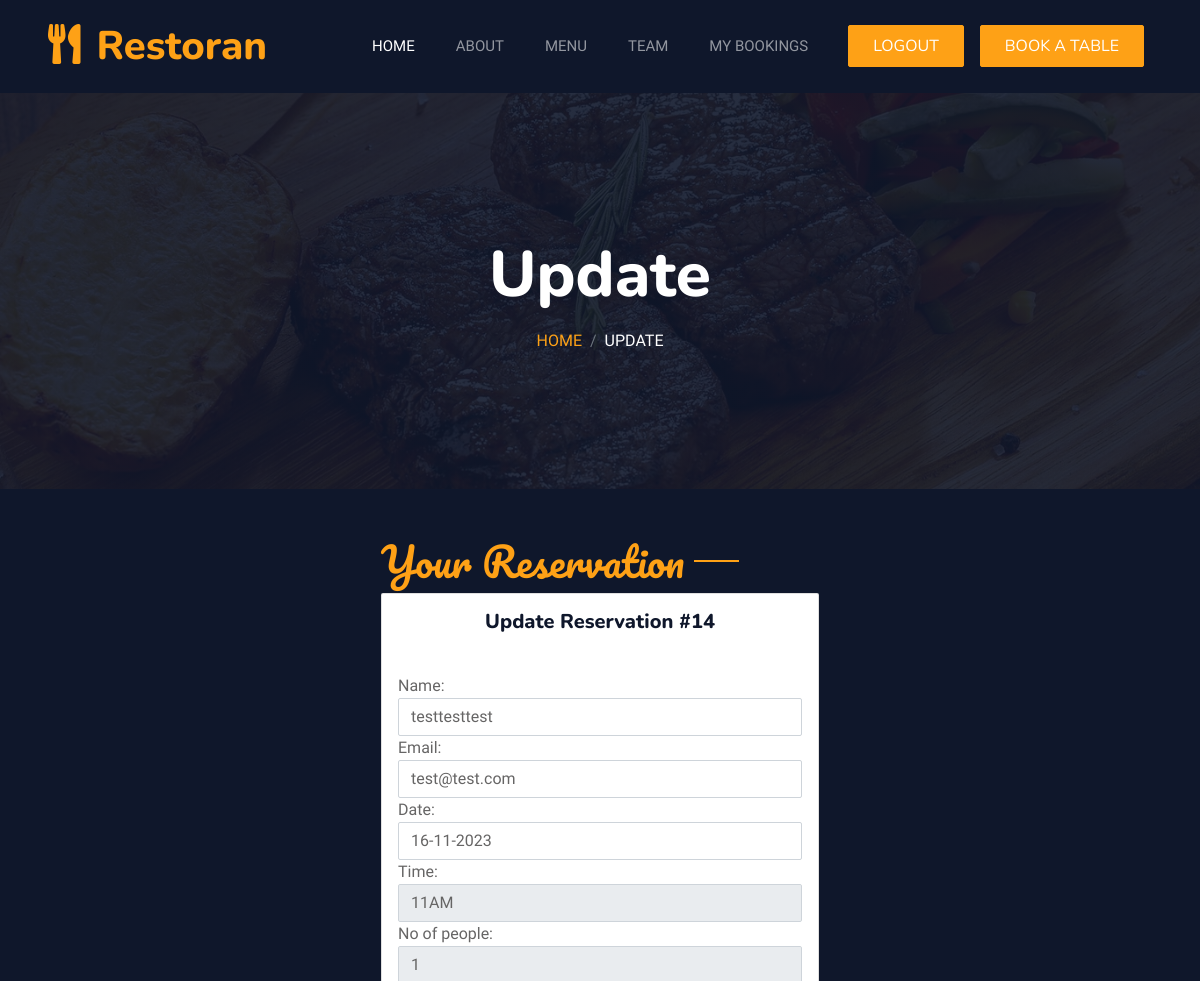
/profile/update_list/14/ (signed in, upper part), run on an earlier commit of the app's database.
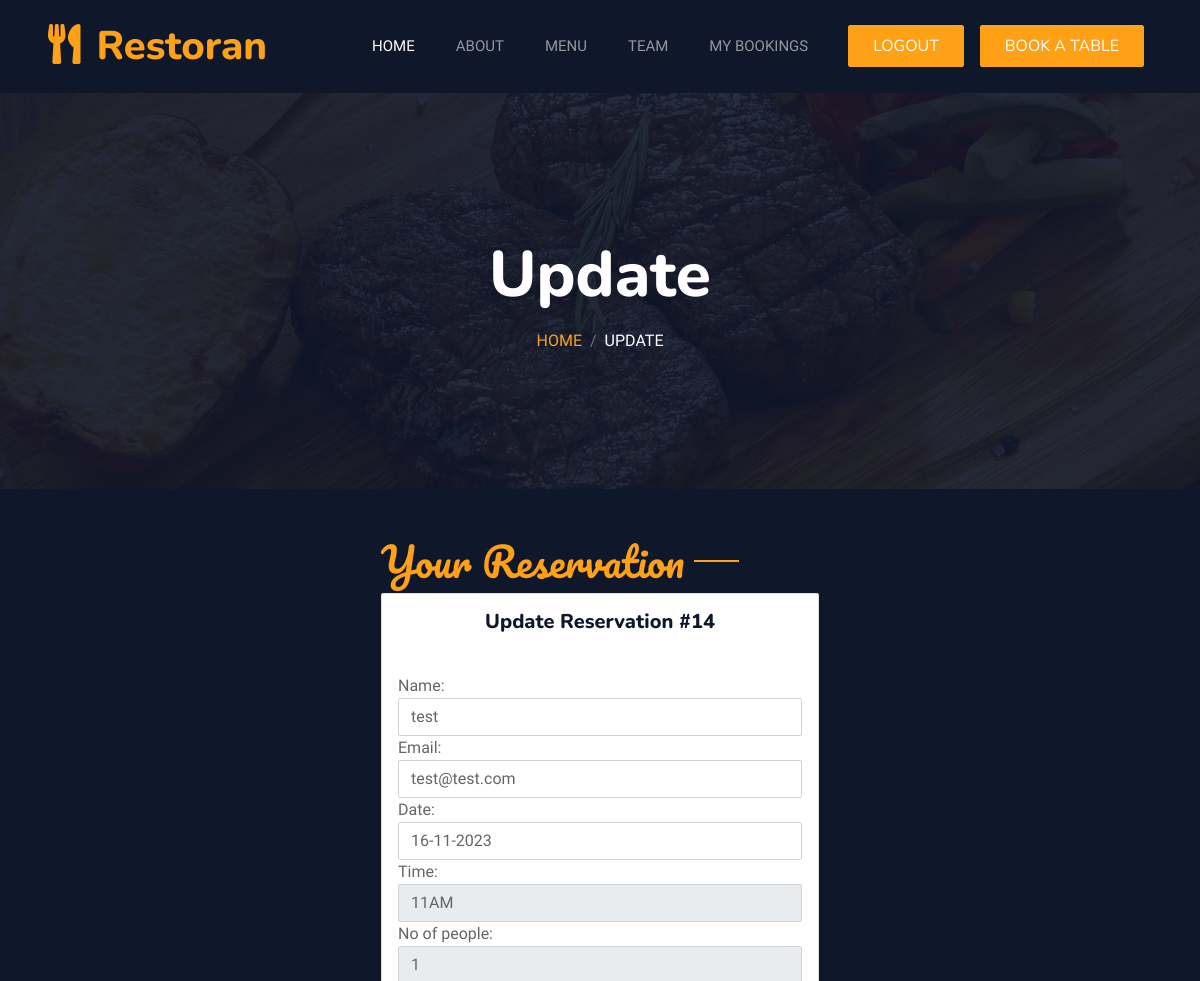
And on a later commit of the database.
### profiles/models.py (models this page shows, shortened)
class Reservation(models.Model):
    user = models.ForeignKey(User, on_delete=models.CASCADE)
    name = models.CharField(max_length=255)
    email = models.EmailField()
    date = models.DateField()
    time = models.IntegerField(choices=[
        (9, '9AM'),
        (10, '10AM'),
        (11, '11AM'),
        (12, '12M'),
        (13, '1PM'),
        (14, '2PM'),
        (15, '3PM'),
        (16, '4PM'),
        (17, '5PM'),
        (18, '6PM'),
    ])
    no_of_people = models.IntegerField(choices=[
        (1, '1'),
        (2, '2'),
        (3, '3'),
        (4, '4'),
        (5, '5'),
    ])
    special_request = models.TextField(blank=True)

### profiles/views.py (the view)
# urls.py: path('update_list/<id>/', views.update_list, name='update_list'),
def update_list(request, id):
    reservation = get_object_or_404(Reservation, pk=id)
    form = ReservationForm(request.POST or None, instance=reservation)
    if request.method == 'POST':
        if form.is_valid():
            form.save()
            return redirect('reservation_list')
    return render(request, 'update_reservation.html',
                  {'reservation': reservation,
                   'form': form})

### profiles/forms.py
class ReservationForm(forms.ModelForm):
    date = forms.DateField(
        input_formats=settings.DATE_INPUT_FORMATS,
        help_text="Enter the date in dd-mm-yyyy format"
    )
    class Meta:
        model = Reservation
        fields = ['name', 'email', 'date', 'time',
                  'no_of_people', 'special_request']
    def __init__(self, *args, **kwargs):
        super().__init__(*args, **kwargs)
        self.fields['name'].widget.attrs['class'] = 'form-control'
        self.fields['email'].widget.attrs['class'] = 'form-control'
        self.fields['date'].widget.attrs['class'] = 'form-control'
        self.fields['time'].widget.attrs['class'] = 'form-control'
        self.fields['no_of_people'].widget.attrs['class'] = 'form-control'
        self.fields['special_request'].widget.attrs['class'] = 'form-control'

### profiles/templates/update_reservation.html (shortened to what this page needs)
{% extends "base.html" %}
{% load static %}
{% block content %}
{% if user.is_authenticated %}
{% include 'includes/update_list.html' %}
{% endif %}
{% endblock %}

### templates/includes/update_list.html (shortened to what this page needs)
<div class="container-xxl py-5 bg-dark hero-header">
    <div class="container text-center my-5 pt-5 pb-4">
        <h1 class="display-3 text-white mb-3 animated slideInDown">Update</h1>
        <nav aria-label="breadcrumb">
            <ol class="breadcrumb justify-content-center text-uppercase">
                <li class="breadcrumb-item"><a href="{% url 'home' %}">Home</a></li>
                <li class="breadcrumb-item text-white active" aria-current="page">Update</li>
            </ol>
        </nav>
    </div>
</div>
<div id="reservation" class="container-xxl px-0 wow fadeInUp" data-wow-delay="0.1s">
    <div class="row g-0">
        <div class="col-md-12 bg-dark d-flex align-items-center">
            <div class="mx-auto p-5 wow fadeInUp" data-wow-delay="0.2s">
                <h1 class="section-title ff-secondary text-start text-primary fw-normal">Your Reservation</h1>
                <div class="container-xxl px-0 wow fadeInUp" data-wow-delay="0.1s">
                    <div class="col">
                        <div class="card">
                            <div class="card-body">
                                <h5 class="text-center card-title">Update Reservation #{{ reservation.id }}</h5>
                            </div>
                            <form class="p3" action="" method="POST">
                                <div class="form-group">
                                    <label for="{{ form.name.id_for_label }}">Name:</label>
                                    {{ form.name }}
                                </div>
                                <div class="form-group">
                                    <label for="{{ form.email.id_for_label }}">Email:</label>
                                    {{ form.email }}
                                </div>
                                <div class="form-group">
                                    <label for="id_date">Date:</label>
                                    <input type="text" id="id_date" name="date" value="{{ reservation.date|date:'d-m-Y' }}" class="form-control" required>
                                </div>
                                <div class="form-group">
                                    <label for="{{ form.time.id_for_label }}">Time:</label>
                                    {{ form.time }}
                                </div>
                                <div class="form-group">
                                    <label for="{{ form.no_of_people.id_for_label }}">No of people:</label>
                                    {{ form.no_of_people }}
                                </div>
                            </form>
                        </div>
                    </div>
                </div>
            </div>
        </div>
    </div>
</div>

What changed in the data, as far as the page shows it:
changed Reservation "test@test.com": name "testtesttest" → "test"
